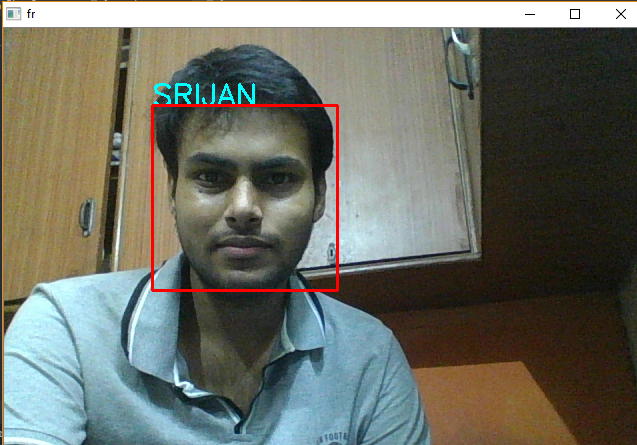
#> input picture my_face.png, 637 x 445 px, given in place of the camera
$ python faca_data.py
#> lines starting #> are read from the running program, lines starting #| are printed output that depends on the picture; after the words box and inside, x2 and y2 are one past the last pixel; in counts of white or black regions, pixels touching at a corner belong together
# Collect face data

import numpy as np
import cv2

cam = cv2.VideoCapture(0)
facec = cv2.CascadeClassifier('haarcascade_frontalface_alt_tree.xml')

data = []
ix = 0

while True:
	ret, fr = cam.read()
#> fr is the input picture: shape (445, 637, 3); mean B, G, R 101.1, 110.9, 108.9
	if ret == True:
		gray = cv2.cvtColor(fr, cv2.COLOR_BGR2GRAY)
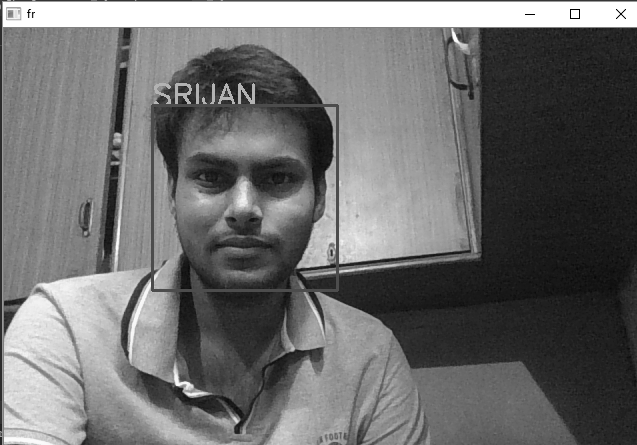
#> gray: shape (445, 637); min 0, max 255, mean 109.2
		faces = facec.detectMultiScale(gray, 1.3, 5)
#> faces = [[155, 112, 175, 175]]
		for (x,y,w,h) in faces:
			fc = fr[y:y+h, x:x+w, :]

			r = cv2.resize(fc, (50, 50))

			if ix%10 == 0 and len(data)<20:
				data.append(r)

			cv2.rectangle(fr, (x, y), (x+w, y+h), (0, 0, 255), 2)
#> this loop made 1 pass
#> pass 1, `fc = fr[y:y+h, x:x+w, :]`:
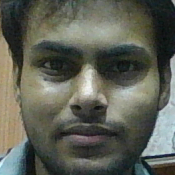
#> fc: shape (175, 175, 3); mean B, G, R 85.7, 96.4, 94.1
#> pass 1, `r = cv2.resize(fc, (50, 50))`:
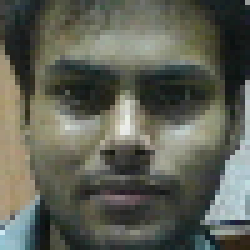
#> r: shape (50, 50, 3) (shown 5 times larger); mean B, G, R 85.5, 96.2, 93.8
#> after the loop:
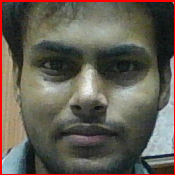
#> fc: shape (175, 175, 3); 3.4% of pixels changed, all inside (x1, y1, x2, y2) = (0, 0, 175, 175)
#> after the loop:
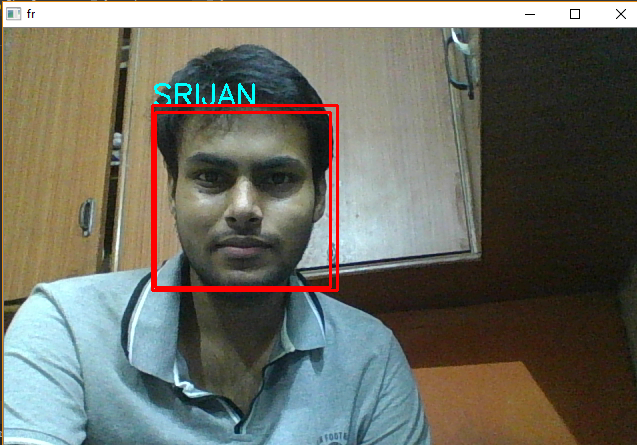
#> fr: shape (445, 637, 3); 0.74% of pixels changed, all inside (x1, y1, x2, y2) = (154, 111, 332, 289)
#> after the loop, data = 1 item
		ix += 1
		cv2.imshow('fr', fr)
		if cv2.waitKey(1) == 27 or len(data) >= 20:
#> (key Esc is pressed here)
			break
	else:
		print("error")
		break

cv2.destroyAllWindows()
data = np.asarray(data)

print(data.shape)
#| (1, 50, 50, 3)
np.save('face_03', data)
